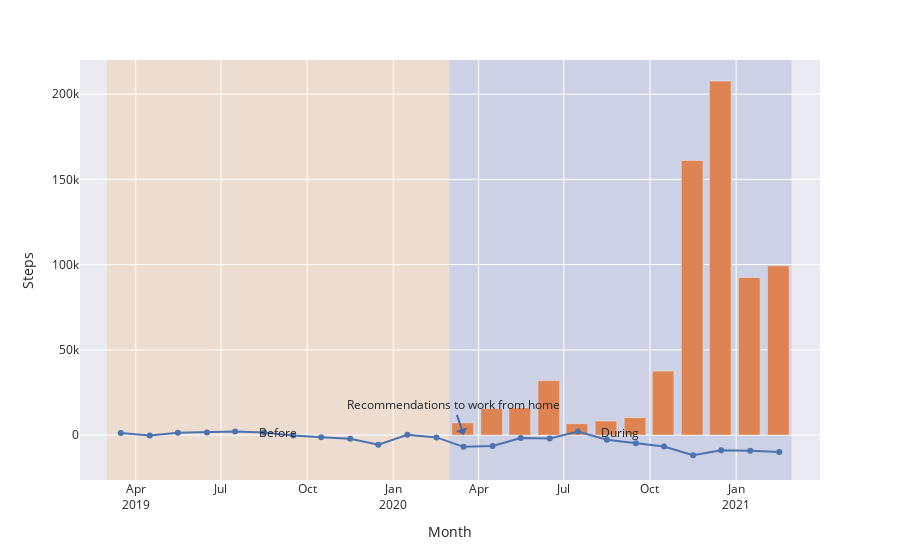

Notebook code for this chart:
### Markdown cell above
## Steps over time vs Covid cases

### Code cell
# covid_cases['scaled'] = covid_cases.cases / 125
fig = px.line(x=
              months_diff['month'], y=months_diff['diff'], markers=True)
fig.add_bar(x=covid_cases['date'], y=covid_cases['cases'])

fig.update_xaxes(
    title="Month",
    dtick="M3",
    tickformat="%b\n%Y")

fig.update_yaxes(title="Steps")

fig.add_annotation(x=parser.parse('2020-03-16'), y=100,
            text="Recommendations to work from home",
            showarrow=True,
            arrowhead=1)

annotate_before_after(fig)

fig.update_layout(showlegend=False)
fig.show()

### Figure 1 — Plotly figure (JSON) as saved in the notebook; plotly's stock layout.template omitted (floating-point values rounded to 4 significant figures)
{"data": [{"hovertemplate": "x=%{x}<br>y=%{y}<extra></extra>", "legendgroup": "", "line": {"color": "rgb(76,114,176)", "dash": "solid"}, "marker": {"symbol": "circle"}, "mode": "lines+markers", "name": "", "orientation": "v", "showlegend": false, "type": "scatter", "x": ["2019-03-16", "2019-04-16", "2019-05-16", "2019-06-16", "2019-07-16", "2019-08-16", "2019-09-16", "2019-10-16", "2019-11-16", "2019-12-16", "2020-01-16", "2020-02-16", "2020-03-16", "2020-04-16", "2020-05-16", "2020-06-16", "2020-07-16", "2020-08-16", "2020-09-16", "2020-10-16", "2020-11-16", "2020-12-16", "2021-01-16", "2021-02-16"], "xaxis": "x", "y": [1161.0, -265.9, 1335.0, 1521.0, 2037.0, 1502.0, -172.3, -1220.0, -2158.0, -5679.0, 172.3, -1352.0, -6909.0, -6441.0, -1777.0, -2050.0, 2134.0, -2744.0, -4765.0, -6695.0, -11830.0, -8919.0, -9239.0, -9937.0], "yaxis": "y"}, {"type": "bar", "x": ["2019-03-15T00:00:00", "2019-04-15T00:00:00", "2019-05-15T00:00:00", "2019-06-15T00:00:00", "2019-07-15T00:00:00", "2019-08-15T00:00:00", "2019-09-15T00:00:00", "2019-10-15T00:00:00", "2019-11-15T00:00:00", "2019-12-15T00:00:00", "2020-01-15T00:00:00", "2020-02-15T00:00:00", "2020-03-15T00:00:00", "2020-04-15T00:00:00", "2020-05-15T00:00:00", "2020-06-15T00:00:00", "2020-07-15T00:00:00", "2020-08-15T00:00:00", "2020-09-15T00:00:00", "2020-10-15T00:00:00", "2020-11-15T00:00:00", "2020-12-15T00:00:00", "2021-01-15T00:00:00", "2021-02-15T00:00:00"], "y": [0, 0, 0, 0, 0, 0, 0, 0, 0, 0, 0, 14, 7159, 15527, 15961, 31951, 6673, 8285, 10233, 37527, 161065, 207718, 92437, 99336]}], "layout": {"annotations": [{"arrowhead": 1, "showarrow": true, "text": "Recommendations to work from home", "x": "2020-03-16T00:00:00", "y": 100}, {"showarrow": false, "text": "Before", "x": "2019-08-31T00:00:00", "y": 1425}, {"showarrow": false, "text": "During", "x": "2020-08-30T12:00:00", "y": 1425}], "autosize": true, "legend": {"tracegroupgap": 0}, "margin": {"t": 60}, "shapes": [{"fillcolor": "#F4AC45", "layer": "below", "line": {"width": 0}, "opacity": 0.2, "type": "rect", "x0": "2019-03-01T00:00:00", "x1": "2020-03-01T00:00:00", "xref": "x", "y0": 0, "y1": 1, "yref": "y domain"}, {"fillcolor": "#5470AF", "layer": "below", "line": {"width": 0}, "opacity": 0.2, "type": "rect", "x0": "2020-03-01T00:00:00", "x1": "2021-03-01T00:00:00", "xref": "x", "y0": 0, "y1": 1, "yref": "y domain"}], "showlegend": false, "xaxis": {"anchor": "y", "autorange": true, "domain": [0, 1], "dtick": "M3", "range": ["2019-02-02 22:49:26.4353", "2021-03-29 01:10:33.5647"], "tickformat": "%b\n%Y", "title": {"text": "Month"}, "type": "date"}, "yaxis": {"anchor": "x", "autorange": true, "domain": [0, 1], "range": [-28500.0, 220200.0], "title": {"text": "Steps"}, "type": "linear"}}}
